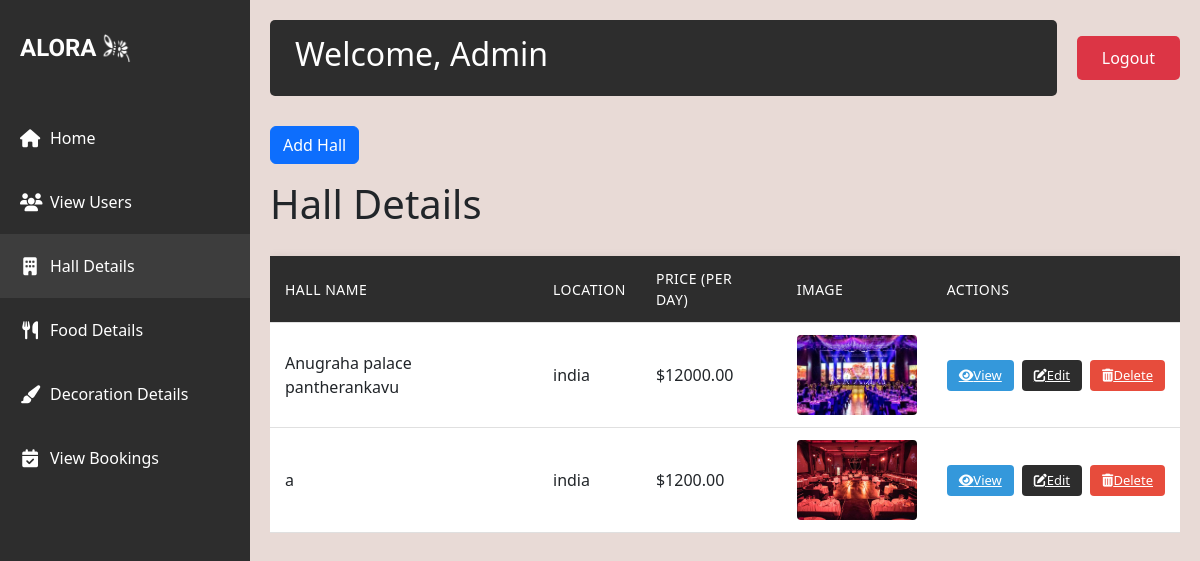
Before: /adddetails with the older database file.
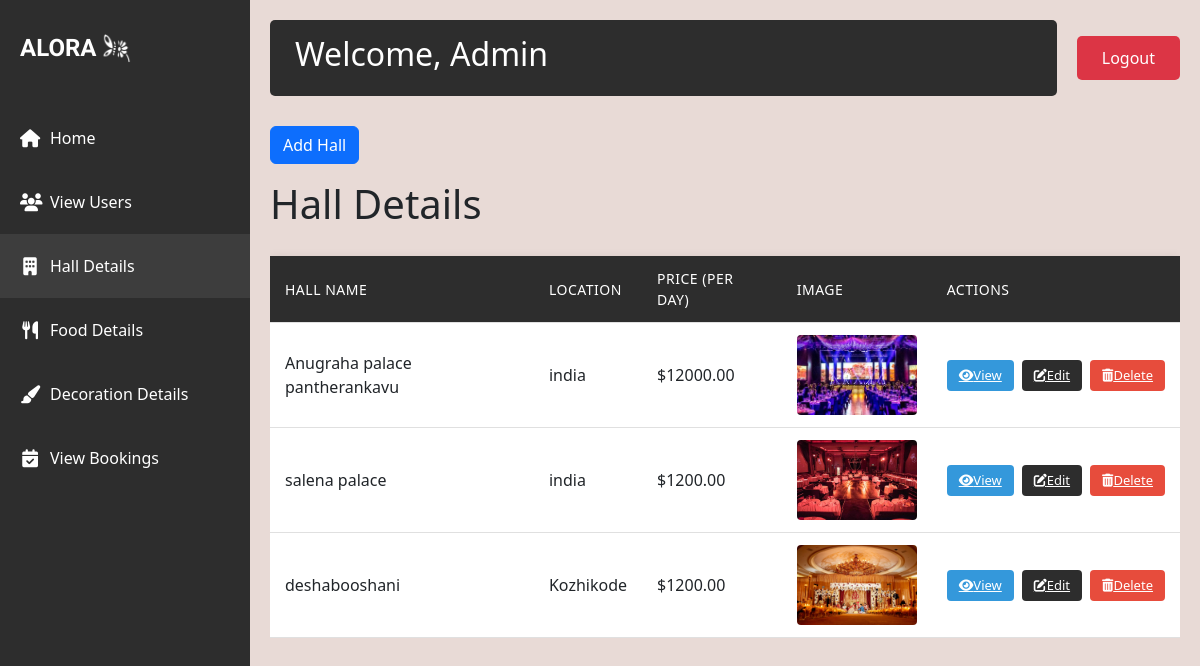
After: the same page with the newer database file.
### app/models.py (models this page shows)
class Halls(models.Model):
    hall_name=models.CharField(max_length=100)
    location=models.CharField(max_length=200)
    capacity=models.IntegerField()
    price_per_day=models.DecimalField(max_digits=10,decimal_places=2)
    photo_url=models.FileField()
    hall_description=models.TextField(null=True,blank=True)

### app/views.py (the view)
# urls.py: path('adddetails',views.hall_details,name='halldetails'),
def hall_details(request):
    data=Halls.objects.all()
    return render(request,'hall_details.html',{'data':data})

### templates/hall_details.html (shortened to what this page needs)
<!DOCTYPE html>
<html lang="en">
<head>
    {% load static %}
    <link href="https://cdn.jsdelivr.net/npm/bootstrap@5.3.0/dist/css/bootstrap.min.css" rel="stylesheet">
    <link rel="stylesheet" href="https://cdnjs.cloudflare.com/ajax/libs/font-awesome/6.4.0/css/all.min.css">
</head>
<body>
    <div class="sidebar">
        <div class="logo-container">
            <div class="logo">ALORA</div>
            <img src="{% static 'aloral.png' %}" alt="Light Bulb" class="logo-image">
        </div>
        <nav class="nav flex-column">
            <a class="nav-link" href="{% url 'admin' %}">
                <i class="fas fa-home"></i> Home
            </a>
            <a class="nav-link" href="{% url 'viewusers' %}">
                <i class="fas fa-users"></i> View Users
            </a>
            <a class="nav-link active" href="{% url 'halldetails' %}">
                <i class="fas fa-building"></i> Hall Details
            </a>
            <a class="nav-link" href="{% url 'fooddetails' %}">
                <i class="fas fa-utensils"></i> Food Details
            </a>
            <a class="nav-link" href="{% url 'decorationdetails' %}">
                <i class="fas fa-paint-brush"></i> Decoration Details
            </a>
            <a class="nav-link" href="{% url 'admin_view_booking' %}">
                <i class="fas fa-calendar-check"></i> View Bookings
            </a>
        </nav>
    </div>
    <div class="main-content">
        <div class="top-nav">
            <div class="welcome-section">
                <h2>Welcome, Admin</h2>
            </div>
            <a href="{% url 'logout' %}" class="logout-btn">Logout</a>
        </div>
        <a href="{% url 'addhall' %}" class="btn btn-primary mb-3">Add Hall</a>
        <h1>Hall Details</h1>
        <div class="table-responsive">
            <table class="hall-table">
                <thead>
                    <tr>
                        <th>Hall Name</th>
                        <th>Location</th>
                        <th>Price (Per Day)</th>
                        <th>Image</th>
                        <th>Actions</th>
                    </tr>
                </thead>
                <tbody>
                    {% for x in data %}
                    <tr>
                        <td>{{ x.hall_name }}</td>
                        <td>{{ x.location }}</td>
                        <td>${{ x.price_per_day }}</td>
                        <td><img src="{{ x.photo_url.url }}" alt="{{ x.hall_name }}"></td>
                        <td>
                            <div class="action-buttons">
                                <a href="{% url 'hall_detail' x.id %}" class="btn-action btn-view">
                                    <i class="fas fa-eye"></i> View
                                </a>
                                <a href="{% url 'edithall' x.id %}" class="btn-action btn-edit">
                                    <i class="fas fa-edit"></i> Edit
                                </a>
                                <a href="{% url 'deletehall' x.id %}" class="btn-action btn-delete">
                                    <i class="fas fa-trash-alt"></i> Delete
                                </a>
                            </div>
                        </td>
                    </tr>
                    {% endfor %}
                </tbody>
            </table>
        </div>
    </div>
</body>
</html>

Changed rows visible on the page:
changed Halls: hall_name "a" → "salena palace"
added Halls: hall_name "deshabooshani", location "Kozhikode", price_per_day "1200.00", photo_url (picture)
